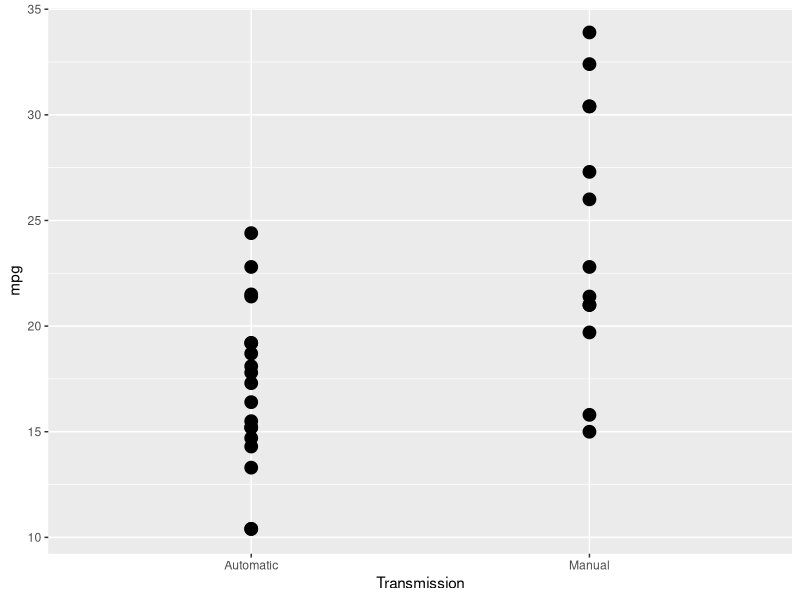
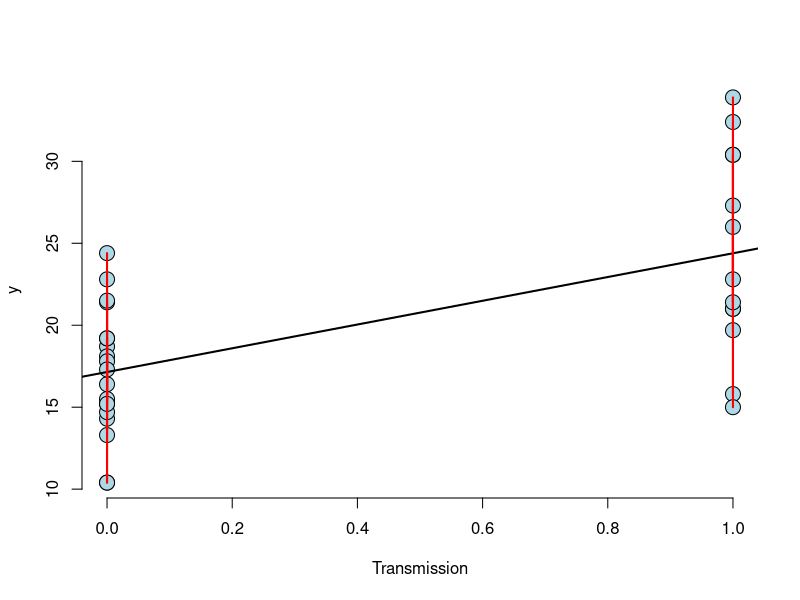
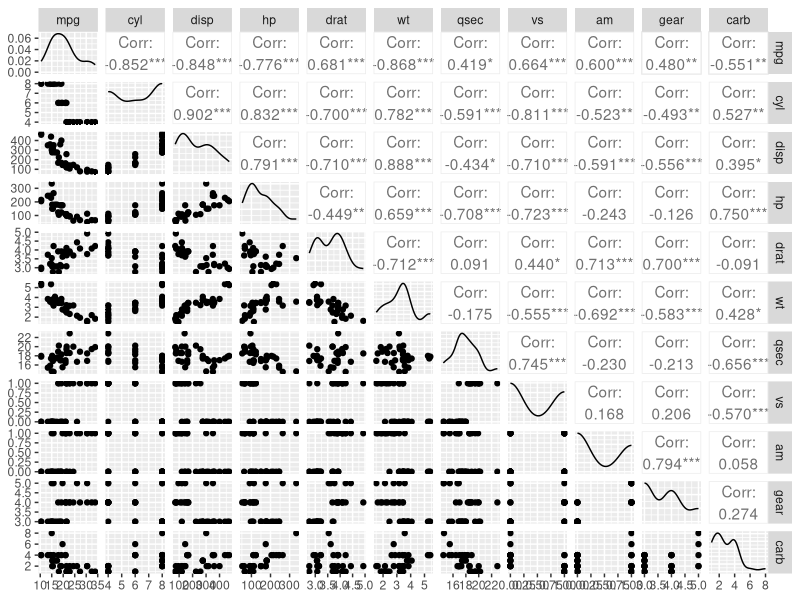

These figures' R source, in order:
## ---- chunk 1
data(mtcars)
library(ggplot2)
ggplot(mtcars, aes(x = factor(am, levels = c(0,1), labels = c("Automatic", "Manual")), y = mpg)) +
  geom_point(size = 4, color = "black") +
  xlab("Transmission")
## ---- chunk 2
fit1 <- lm(mpg ~ am, data = mtcars)
fit1$coefficients
## ---- chunk 3
e <- resid(fit1)
yhat <- predict(fit1)
x <- mtcars$am; y <- mtcars$mpg
n <- length(x)
plot(x, y,  
     xlab = "Transmission", 
     bg = "lightblue", 
     col = "black", cex = 2, pch = 21,frame = FALSE)
abline(fit1, lwd = 2)
for (i in 1 : n) 
  lines(c(x[i], x[i]), c(y[i], yhat[i]), col = "red" , lwd = 2)
## ---- chunk 4
library(GGally)
ggpairs(mtcars, lower = list(continous = "smooth"))
## ---- chunk 5
fit2 <- lm(mpg ~ am + cyl + disp + drat + wt + gear, data = mtcars)
summary(fit2)
